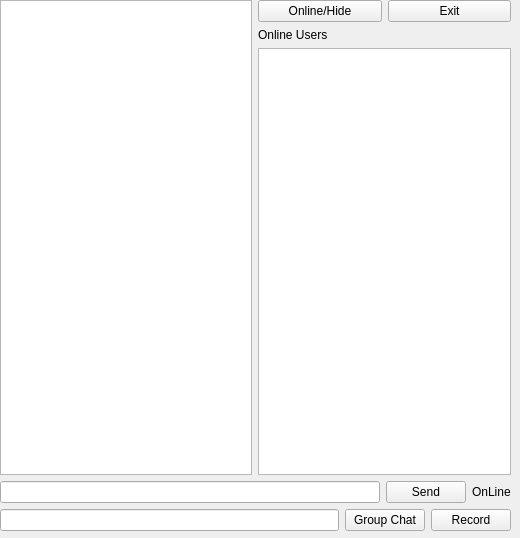
<?xml version="1.0" encoding="UTF-8"?>
<ui version="4.0">
 <class>chatWidget</class>
 <widget class="QWidget" name="chatWidget">
  <property name="geometry">
   <rect>
    <x>0</x>
    <y>0</y>
    <width>520</width>
    <height>538</height>
   </rect>
  </property>
  <property name="windowTitle">
   <string>Form</string>
  </property>
  <widget class="QWidget" name="layoutWidget">
   <property name="geometry">
    <rect>
     <x>0</x>
     <y>0</y>
     <width>511</width>
     <height>531</height>
    </rect>
   </property>
   <layout class="QVBoxLayout" name="verticalLayout_3">
    <item>
     <layout class="QVBoxLayout" name="verticalLayout_2">
      <item>
       <layout class="QHBoxLayout" name="horizontalLayout_2">
        <item>
         <widget class="QTextEdit" name="te_info"/>
        </item>
        <item>
         <layout class="QVBoxLayout" name="verticalLayout">
          <item>
           <layout class="QHBoxLayout" name="horizontalLayout">
            <item>
             <widget class="QPushButton" name="pb_online">
              <property name="text">
               <string>Online/Hide</string>
              </property>
             </widget>
            </item>
            <item>
             <widget class="QPushButton" name="btn_exit">
              <property name="text">
               <string>Exit</string>
              </property>
             </widget>
            </item>
           </layout>
          </item>
          <item>
           <widget class="QLabel" name="label">
            <property name="text">
             <string>Online Users</string>
            </property>
           </widget>
          </item>
          <item>
           <widget class="QListWidget" name="lw_online"/>
          </item>
         </layout>
        </item>
       </layout>
      </item>
      <item>
       <layout class="QHBoxLayout" name="horizontalLayout_3">
        <item>
         <widget class="QLineEdit" name="le_send"/>
        </item>
        <item>
         <widget class="QPushButton" name="btn_send">
          <property name="text">
           <string>Send</string>
          </property>
         </widget>
        </item>
        <item>
         <widget class="QLabel" name="tl_status">
          <property name="text">
           <string>OnLine</string>
          </property>
         </widget>
        </item>
       </layout>
      </item>
     </layout>
    </item>
    <item>
     <layout class="QHBoxLayout" name="horizontalLayout_4">
      <item>
       <widget class="QLineEdit" name="le_groupChat"/>
      </item>
      <item>
       <widget class="QPushButton" name="btn_groupChat">
        <property name="text">
         <string>Group Chat</string>
        </property>
       </widget>
      </item>
      <item>
       <widget class="QPushButton" name="btn_record">
        <property name="text">
         <string>Record</string>
        </property>
       </widget>
      </item>
     </layout>
    </item>
   </layout>
  </widget>
 </widget>
 <resources/>
 <connections/>
</ui>
